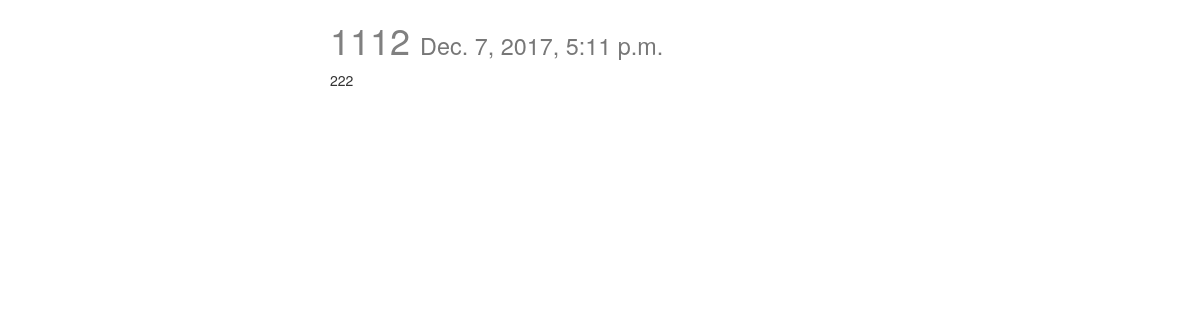
The app's page /posts/6/, older data.
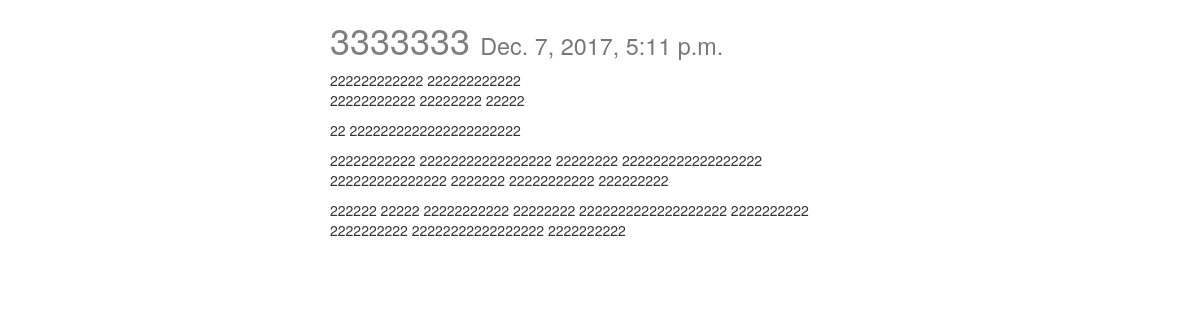
The same page, newer data.
### posts/models.py (models this page shows, shortened)
class Post(models.Model):
    title = models.CharField(max_length=120)
    content = models.TextField()
    updated = models.DateTimeField(auto_now=True, auto_now_add=False)
    timestamp = models.DateTimeField(auto_now=False, auto_now_add=True)

### posts/views.py (the view)
# urls.py: url(r'^(?P<id>\d+)/$', post_detail, name='detail'),
def post_detail(request, id):  # RETRIEVE
    instance = get_object_or_404(Post, id=id)
    context = {"title": instance.title, "instance": instance}
    return render(request, 'post_detail.html', context)

### templates/post_detail.html (shortened to what this page needs)
{% extends 'base.html' %}
{% block content %}
<div class='col-sm-6 col-sm-offset-3'>
<h1>{{ title }} <small>{{ instance.timestamp }}</small></h1>
{{ instance.content|linebreaks }}<br/>
</div>
{% endblock content %}

Row changes from the older to the newer data that the page shows:
changed Post: title "1112" → "3333333"; content "222" → "222222222222 222222222222 22222222222 22222222 22222 22 2222222222222222222222 22222222222 22222222222222222 22222222 222222222222222222 222222222222222 2222222 22222222222 222222222 222222 22222 22222222222 22222222 2222222222222222222 2222222222 2222222222 22222222222222222 2222222222"
